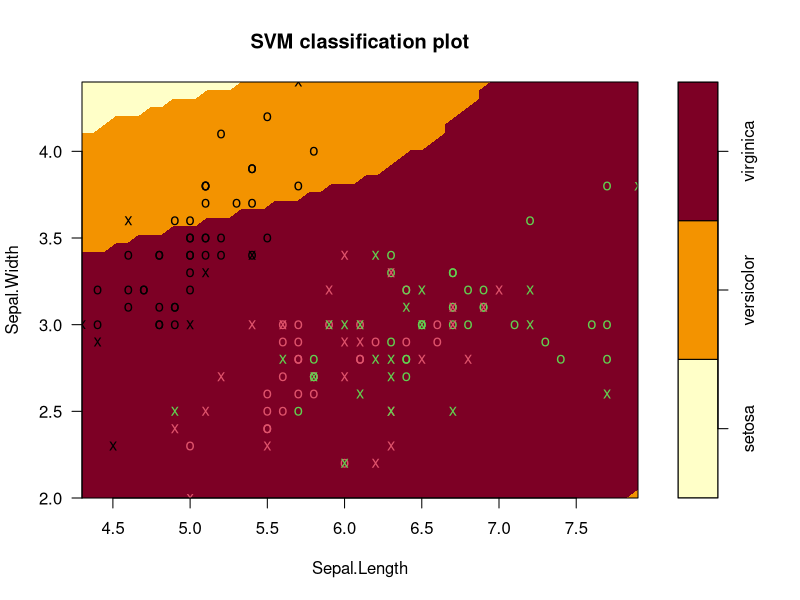
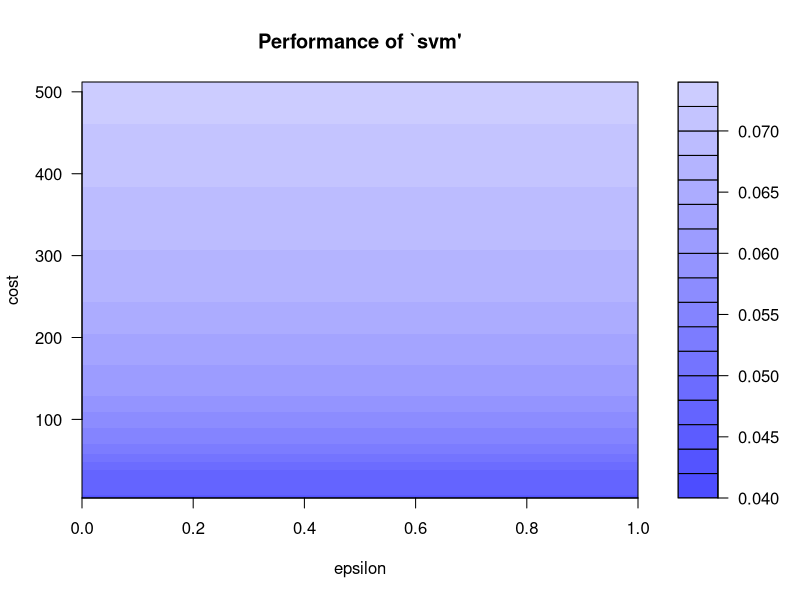

Source code (R) for these figures, in order:
library(e1071)
data("iris")
mymodel <- svm(Species~., data = iris, kernel = "radial")
summary(mymodel)
plot(mymodel, data = iris,
    Sepal.Width~ Sepal.Length, slice = list(Petal.Length = 3, Petal.Width = 3))
#tunning
set.seed(123) 
tmodel <- tune(svm, Species~., data=iris,
     ranges = list(epsilon = seq(0,1, .1), cost = 2^(2:9)))
#higher cost will decrease number of Support vectors 
#which help to find better solution, but not to high to eliminate all potential vectors

plot(tmodel)
summary(tmodel)
mymodel <- tmodel$best.model

summary(mymodel)
pre <- predict(mymodel, iris)
t<- table(Predicted = pre, Actual = iris$Species)
t
1 - sum(diag(t))/sum(t) #accuracy of model
